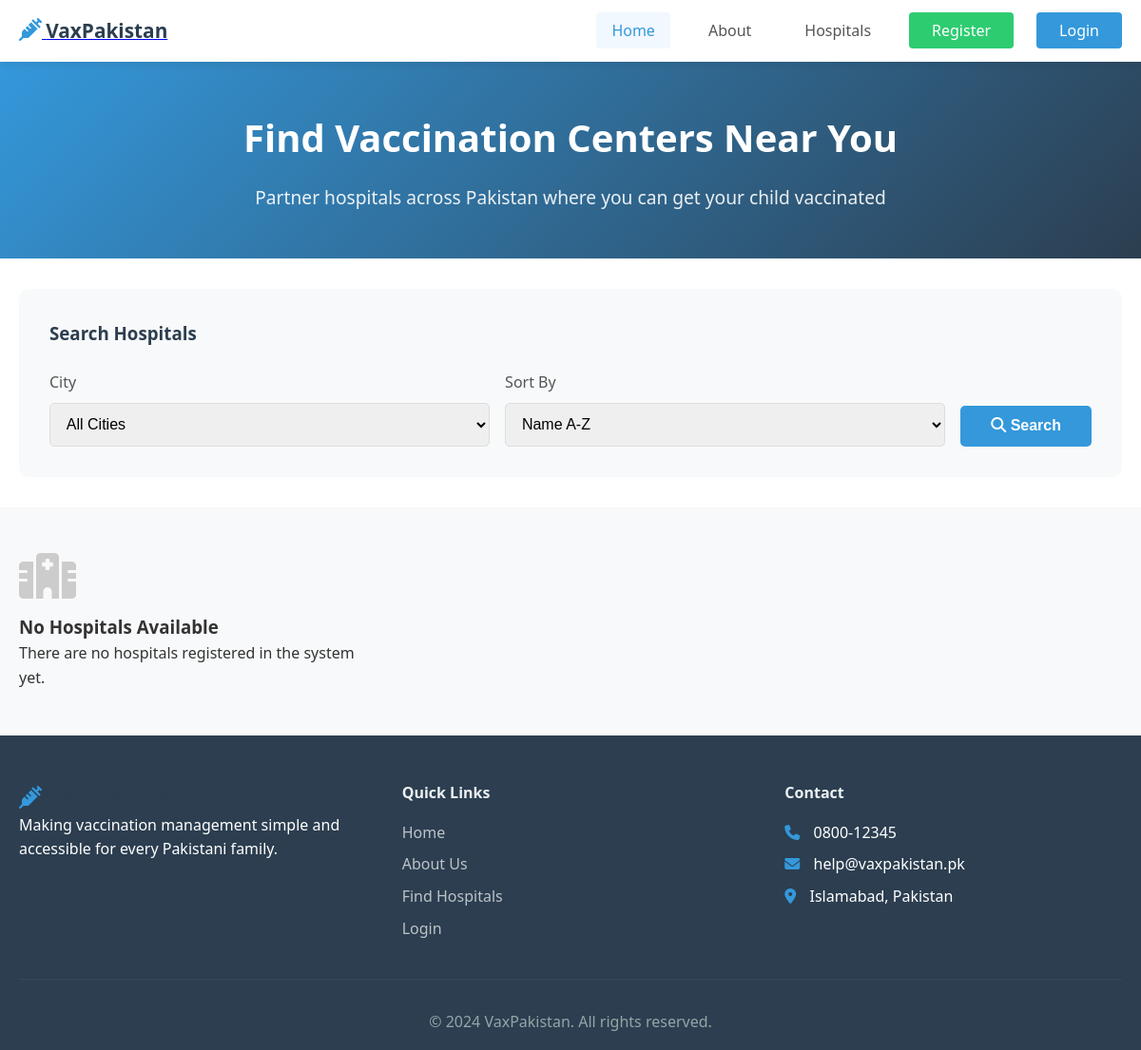
The app's page /hospitals.php, older data.
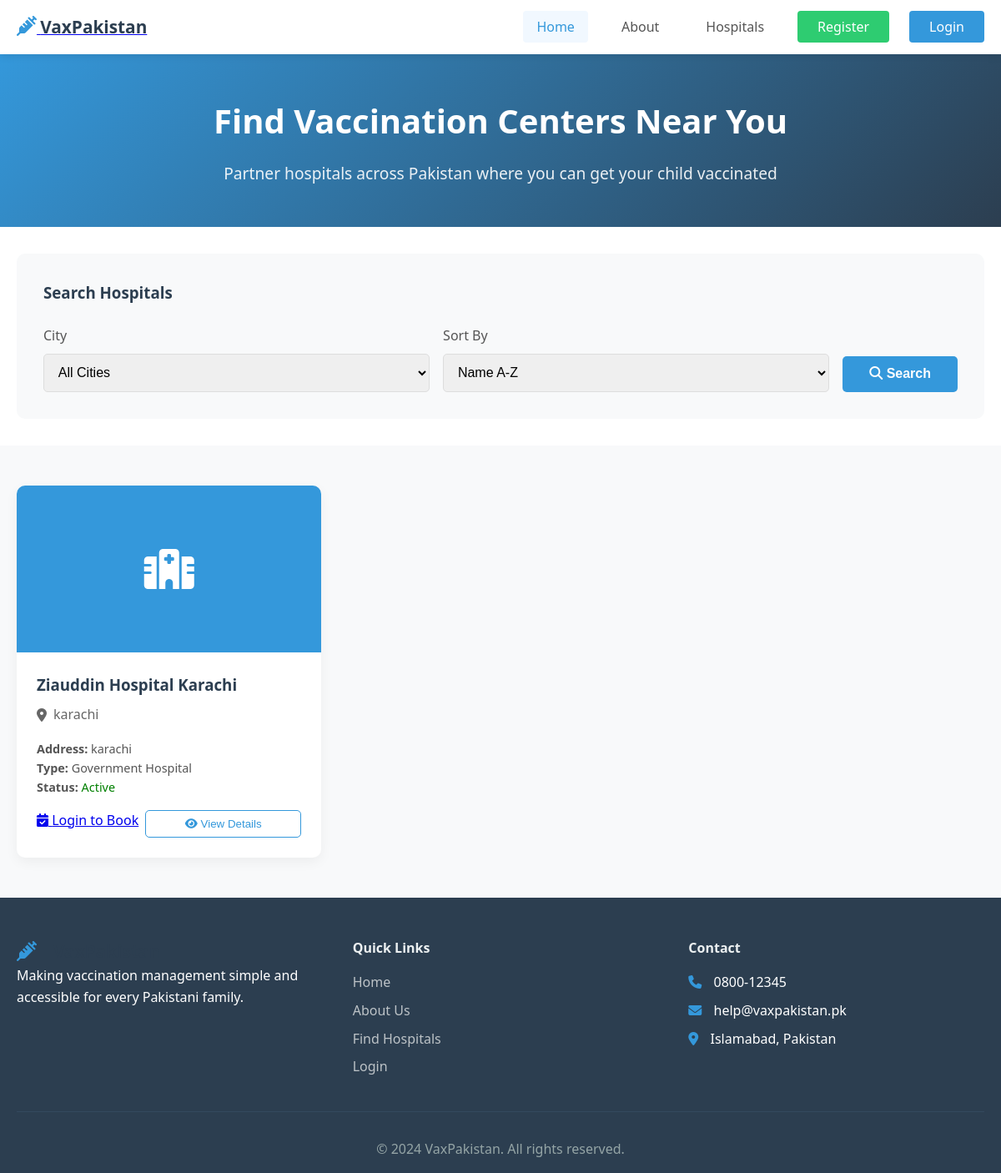
The same page, newer data.
### tables this page shows
CREATE TABLE `hospitals` (
  `hospital_id` int(11) NOT NULL,
  `user_id` int(11) NOT NULL,
  `hospital_name` varchar(150) NOT NULL,
  `address` varchar(255) DEFAULT NULL,
  `location` varchar(100) DEFAULT NULL,
  `status` tinyint(4) DEFAULT 1,
  `contact_phone` varchar(20) DEFAULT NULL,
  `contact_email` varchar(100) DEFAULT NULL
);

### hospitals.php (the view, shortened to what this page needs)
<?php
include("./includes/header.php");
require_once './includes/config.php';
$query = "SELECT hospital_id, hospital_name, address, location, status
          FROM hospitals
          WHERE status = 1
          ORDER BY hospital_name";
$result = mysqli_query($conn, $query);
?>
<section class="page-hero">
    <div class="container">
        <h1>Find Vaccination Centers Near You</h1>
        <p>Partner hospitals across Pakistan where you can get your child vaccinated</p>
    </div>
</section>
<section class="hospital-filters">
    <div class="container">
        <div class="filter-box">
            <h3>Search Hospitals</h3>
            <div class="filters">
                <div class="filter-group">
                    <label>City</label>
                    <select id="cityFilter">
                        <option value="">All Cities</option>
                    </select>
                </div>
                <div class="filter-group">
                    <label>Sort By</label>
                    <select id="sortFilter">
                        <option value="name">Name A-Z</option>
                    </select>
                </div>
                <button id="searchBtn" class="btn-primary">
                    <i class="fas fa-search"></i> Search
                </button>
            </div>
        </div>
    </div>
</section>
<section class="hospitals-list">
    <div class="container">
        <div id="hospitalResults" class="hospital-grid">
            <?php if(mysqli_num_rows($result) > 0): ?>
                <?php while($hospital = mysqli_fetch_assoc($result)): ?>
                    <div class="hospital-card" data-city="<?php echo htmlspecialchars(strtolower($hospital['location'])); ?>">
                        <div class="hospital-image">
                            <i class="fas fa-hospital"></i>
                        </div>
                        <div class="hospital-info">
                            <h3><?php echo htmlspecialchars($hospital['hospital_name']); ?></h3>
                            <div class="hospital-location">
                                <i class="fas fa-map-marker-alt"></i>
                                <span><?php echo htmlspecialchars($hospital['location']); ?></span>
                            </div>
                            <p class="hospital-details">
                                <strong>Address:</strong> <?php echo htmlspecialchars($hospital['address']); ?><br>
                                <strong>Type:</strong> Government Hospital<br>
                                <strong>Status:</strong> <span style="color: green;">Active</span>
                            </p>
                            <div class="hospital-actions">
                                <?php if(isset($_SESSION['user_id']) && $_SESSION['role'] == 'parent'): ?>
                                    <a href="book_appointment.php?hospital_id=<?php echo $hospital['hospital_id']; ?>" class="btn-book">
                                        <i class="fas fa-calendar-check"></i> Book Appointment
                                    </a>
                                <?php elseif(!isset($_SESSION['user_id'])): ?>
                                    <a href="login.php?redirect=book" class="btn-book">
                                        <i class="fas fa-calendar-check"></i> Login to Book
                                    </a>
                                <?php endif; ?>
                                <button onclick="viewHospital(<?php echo $hospital['hospital_id']; ?>)" class="btn-view">
                                    <i class="fas fa-eye"></i> View Details
                                </button>
                            </div>
                        </div>
                    </div>
                <?php endwhile; ?>
            <?php else: ?>
                <div class="no-hospitals">
                    <i class="fas fa-hospital" style="font-size: 3rem; color: #ccc; margin-bottom: 15px;"></i>
                    <h3>No Hospitals Available</h3>
                    <p>There are no hospitals registered in the system yet.</p>
                </div>
            <?php endif; ?>
        </div>
    </div>
</section>
<?php
include("./includes/footer.php");
?>

Row changes from the older to the newer data that the page shows:
added hospitals: hospital_name "Ziauddin Hospital Karachi", location "karachi", address "karachi"
Text that changed along with them:
text no longer shown: "No Hospitals Available There are no hospitals registered in the system yet."
